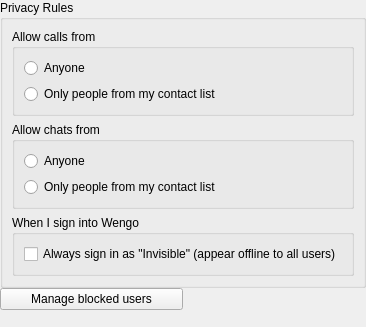
<ui version="4.0" >
 <author></author>
 <comment></comment>
 <exportmacro></exportmacro>
 <class>PrivacySettings</class>
 <widget class="QWidget" name="PrivacySettings" >
  <property name="geometry" >
   <rect>
    <x>0</x>
    <y>0</y>
    <width>324</width>
    <height>327</height>
   </rect>
  </property>
  <layout class="QGridLayout" >
   <property name="margin" >
    <number>0</number>
   </property>
   <property name="spacing" >
    <number>0</number>
   </property>
   <item row="2" column="1" >
    <spacer>
     <property name="orientation" >
      <enum>Qt::Vertical</enum>
     </property>
     <property name="sizeHint" >
      <size>
       <width>20</width>
       <height>40</height>
      </size>
     </property>
    </spacer>
   </item>
   <item row="0" column="0" colspan="2" >
    <widget class="QGroupBox" name="" >
     <property name="title" >
      <string>Privacy Rules </string>
     </property>
     <layout class="QGridLayout" >
      <property name="margin" >
       <number>9</number>
      </property>
      <property name="spacing" >
       <number>6</number>
      </property>
      <item row="2" column="0" >
       <widget class="QGroupBox" name="" >
        <property name="title" >
         <string>When I sign into Wengo</string>
        </property>
        <layout class="QGridLayout" >
         <property name="margin" >
          <number>9</number>
         </property>
         <property name="spacing" >
          <number>6</number>
         </property>
         <item row="0" column="0" >
          <widget class="QCheckBox" name="alwaysSignAsInvisible" >
           <property name="text" >
            <string>Always sign in as "Invisible" (appear offline to all users)</string>
           </property>
          </widget>
         </item>
        </layout>
       </widget>
      </item>
      <item row="1" column="0" >
       <widget class="QGroupBox" name="" >
        <property name="title" >
         <string>Allow chats from</string>
        </property>
        <layout class="QGridLayout" >
         <property name="margin" >
          <number>9</number>
         </property>
         <property name="spacing" >
          <number>6</number>
         </property>
         <item row="1" column="0" >
          <widget class="QRadioButton" name="allowChatsFromOnlyContactListRadioButton" >
           <property name="text" >
            <string>Only people from my contact list</string>
           </property>
          </widget>
         </item>
         <item row="0" column="0" >
          <widget class="QRadioButton" name="allowChatsFromAnyoneRadioButton" >
           <property name="text" >
            <string>Anyone</string>
           </property>
          </widget>
         </item>
        </layout>
       </widget>
      </item>
      <item row="0" column="0" >
       <widget class="QGroupBox" name="" >
        <property name="title" >
         <string>Allow calls from</string>
        </property>
        <layout class="QGridLayout" >
         <property name="margin" >
          <number>9</number>
         </property>
         <property name="spacing" >
          <number>6</number>
         </property>
         <item row="1" column="0" >
          <widget class="QRadioButton" name="allowCallsOnlyFromContactListRadioButton" >
           <property name="text" >
            <string>Only people from my contact list</string>
           </property>
          </widget>
         </item>
         <item row="0" column="0" >
          <widget class="QRadioButton" name="allowCallsFromAnyoneRadioButton" >
           <property name="text" >
            <string>Anyone</string>
           </property>
          </widget>
         </item>
        </layout>
       </widget>
      </item>
     </layout>
    </widget>
   </item>
   <item row="1" column="0" >
    <widget class="QPushButton" name="manageBlockedUsersButton" >
     <property name="maximumSize" >
      <size>
       <width>16777215</width>
       <height>16777215</height>
      </size>
     </property>
     <property name="text" >
      <string>Manage blocked users</string>
     </property>
    </widget>
   </item>
  </layout>
 </widget>
 <pixmapfunction></pixmapfunction>
 <tabstops>
  <tabstop>allowCallsFromAnyoneRadioButton</tabstop>
  <tabstop>allowCallsOnlyFromContactListRadioButton</tabstop>
  <tabstop>allowChatsFromAnyoneRadioButton</tabstop>
  <tabstop>allowChatsFromOnlyContactListRadioButton</tabstop>
  <tabstop>alwaysSignAsInvisible</tabstop>
  <tabstop>manageBlockedUsersButton</tabstop>
 </tabstops>
 <resources/>
 <connections/>
</ui>
